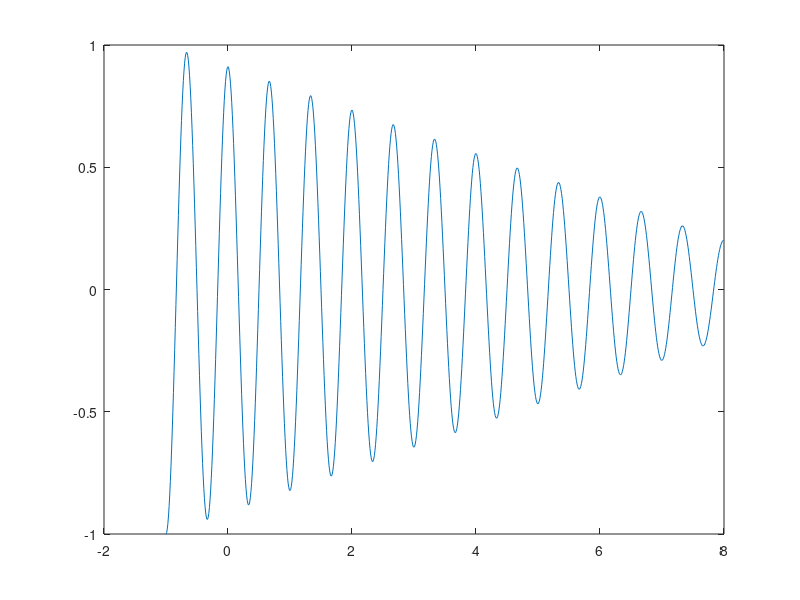

Source code (MATLAB):
t=[-1:0.01:8];
f=1.5;
amp0=1;
amp1=0.2;
amprange=amp1-amp0;
ampstep=amprange/length(t);
amp=[amp0:ampstep:amp1-ampstep];
W=f*2*pi;
y=amp.*cos(W*t);
plot(t,y);